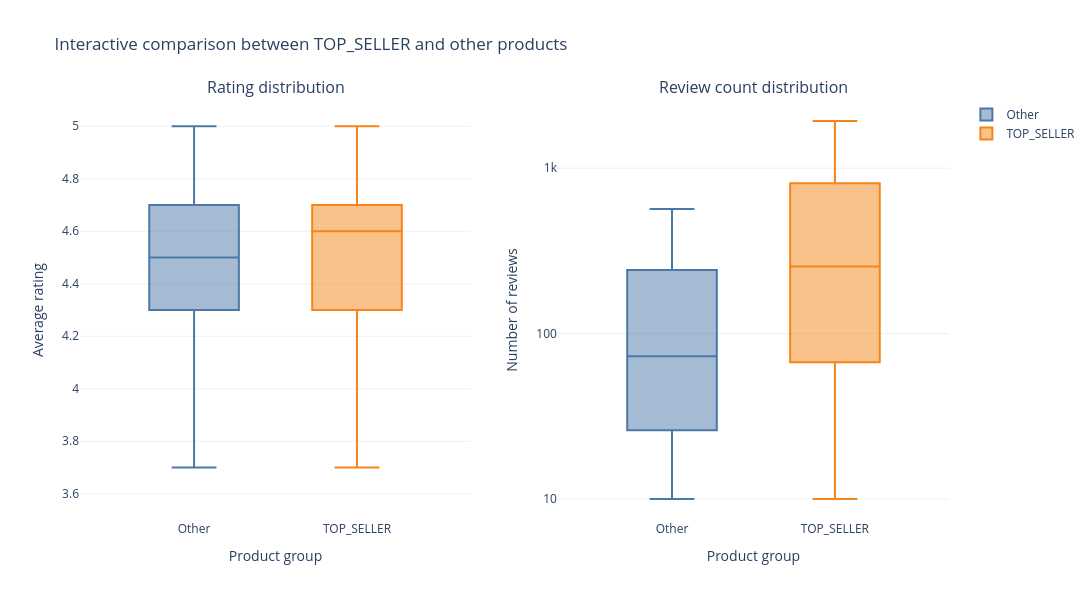

Notebook code for this chart:
### Markdown cell above
## Analysis 4 — Are TOP_SELLER products rated better than other products?

### Code cell
top_seller = rated_products(df_europe.copy(), 10).assign(badge_group=lambda d: np.where(d['badge'].eq('TOP_SELLER'), 'TOP_SELLER', 'Other'))
groups, colors, positions = ['Other','TOP_SELLER'], {'Other':'#4C78A8','TOP_SELLER':'#F58518'}, {'Other':0,'TOP_SELLER':1}
fig = make_subplots(rows=1, cols=2, subplot_titles=['Rating distribution', 'Review count distribution'])
add_manual_box(fig, box_stats(top_seller, 'badge_group', 'product_rating', groups), 1, colors, positions, 2)
add_manual_box(fig, box_stats(top_seller, 'badge_group', 'product_rating_count', groups), 2, colors, positions, 0, False)
for c in [1, 2]: fig.update_xaxes(title_text='Product group', tickmode='array', tickvals=[0,1], ticktext=groups, range=[-.7,1.7], row=1, col=c)
fig.update_yaxes(title_text='Average rating', range=[3.5,5.1], row=1, col=1)
fig.update_yaxes(title_text='Number of reviews', type='log', tickmode='array', tickvals=[10,100,1000,10000], ticktext=['10','100','1k','10k'], minor=dict(ticks='', showgrid=False), row=1, col=2)
fig.update_layout(title='Interactive comparison between TOP_SELLER and other products', width=1200, height=600, template='plotly_white', boxmode='overlay')
fig.show()

### Figure 1 — Plotly figure (JSON) as saved in the notebook; plotly's stock layout.template omitted (floating-point values rounded to 4 significant figures)
{"data": [{"boxpoints": false, "customdata": [["Other", 3.7, 4.3, 4.5, 4.7, 5, 1.4, 5]], "hovertemplate": "<b>%{customdata[0]}</b><br>Whisker min: %{customdata[1]:.2f}<br>Q1: %{customdata[2]:.2f}<br>Median: %{customdata[3]:.2f}<br>Q3: %{customdata[4]:.2f}<br>Whisker max: %{customdata[5]:.2f}<br><br>Real min: %{customdata[6]:.2f}<br>Real max: %{customdata[7]:.2f}<extra></extra>", "lowerfence": [3.7], "marker": {"color": "#4C78A8"}, "median": [4.5], "name": "Other", "q1": [4.3], "q3": [4.7], "showlegend": true, "type": "box", "upperfence": [5], "width": 0.55, "x": [0], "xaxis": "x", "yaxis": "y"}, {"boxpoints": false, "customdata": [["TOP_SELLER", 3.7, 4.3, 4.6, 4.7, 5, 1.9, 5]], "hovertemplate": "<b>%{customdata[0]}</b><br>Whisker min: %{customdata[1]:.2f}<br>Q1: %{customdata[2]:.2f}<br>Median: %{customdata[3]:.2f}<br>Q3: %{customdata[4]:.2f}<br>Whisker max: %{customdata[5]:.2f}<br><br>Real min: %{customdata[6]:.2f}<br>Real max: %{customdata[7]:.2f}<extra></extra>", "lowerfence": [3.7], "marker": {"color": "#F58518"}, "median": [4.6], "name": "TOP_SELLER", "q1": [4.3], "q3": [4.7], "showlegend": true, "type": "box", "upperfence": [5], "width": 0.55, "x": [1], "xaxis": "x", "yaxis": "y"}, {"boxpoints": false, "customdata": [["Other", 10, 26, 73, 242, 566, 10, 10058]], "hovertemplate": "<b>%{customdata[0]}</b><br>Whisker min: %{customdata[1]:.0f}<br>Q1: %{customdata[2]:.0f}<br>Median: %{customdata[3]:.0f}<br>Q3: %{customdata[4]:.0f}<br>Whisker max: %{customdata[5]:.0f}<br><br>Real min: %{customdata[6]:.0f}<br>Real max: %{customdata[7]:.0f}<extra></extra>", "lowerfence": [10], "marker": {"color": "#4C78A8"}, "median": [73], "name": "Other", "q1": [26], "q3": [242], "showlegend": false, "type": "box", "upperfence": [566], "width": 0.55, "x": [0], "xaxis": "x2", "yaxis": "y2"}, {"boxpoints": false, "customdata": [["TOP_SELLER", 10, 67, 254, 811, 1927, 10, 10058]], "hovertemplate": "<b>%{customdata[0]}</b><br>Whisker min: %{customdata[1]:.0f}<br>Q1: %{customdata[2]:.0f}<br>Median: %{customdata[3]:.0f}<br>Q3: %{customdata[4]:.0f}<br>Whisker max: %{customdata[5]:.0f}<br><br>Real min: %{customdata[6]:.0f}<br>Real max: %{customdata[7]:.0f}<extra></extra>", "lowerfence": [10], "marker": {"color": "#F58518"}, "median": [254], "name": "TOP_SELLER", "q1": [67], "q3": [811], "showlegend": false, "type": "box", "upperfence": [1927], "width": 0.55, "x": [1], "xaxis": "x2", "yaxis": "y2"}], "layout": {"annotations": [{"font": {"size": 16}, "showarrow": false, "text": "Rating distribution", "x": 0.225, "xanchor": "center", "xref": "paper", "y": 1, "yanchor": "bottom", "yref": "paper"}, {"font": {"size": 16}, "showarrow": false, "text": "Review count distribution", "x": 0.775, "xanchor": "center", "xref": "paper", "y": 1, "yanchor": "bottom", "yref": "paper"}], "boxmode": "overlay", "height": 600, "title": {"text": "Interactive comparison between TOP_SELLER and other products"}, "width": 1200, "xaxis": {"anchor": "y", "domain": [0, 0.45], "range": [-0.7, 1.7], "tickmode": "array", "ticktext": ["Other", "TOP_SELLER"], "tickvals": [0, 1], "title": {"text": "Product group"}}, "xaxis2": {"anchor": "y2", "domain": [0.55, 1], "range": [-0.7, 1.7], "tickmode": "array", "ticktext": ["Other", "TOP_SELLER"], "tickvals": [0, 1], "title": {"text": "Product group"}}, "yaxis": {"anchor": "x", "domain": [0, 1], "range": [3.5, 5.1], "title": {"text": "Average rating"}}, "yaxis2": {"anchor": "x2", "domain": [0, 1], "minor": {"showgrid": false, "ticks": ""}, "tickmode": "array", "ticktext": ["10", "100", "1k", "10k"], "tickvals": [10, 100, 1000, 10000], "title": {"text": "Number of reviews"}, "type": "log"}}}
